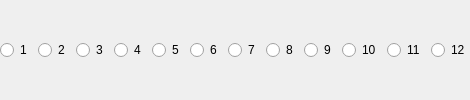
                                 <widget class="QWidget" name="flvTracks">
                                  <layout class="QHBoxLayout" name="horizontalLayout_8">
                                   <property name="leftMargin">
                                    <number>0</number>
                                   </property>
                                   <property name="topMargin">
                                    <number>0</number>
                                   </property>
                                   <property name="rightMargin">
                                    <number>0</number>
                                   </property>
                                   <property name="bottomMargin">
                                    <number>0</number>
                                   </property>
                                   <item>
                                    <widget class="QRadioButton" name="flvTrack1">
                                     <property name="sizePolicy">
                                      <sizepolicy hsizetype="Minimum" vsizetype="Preferred">
                                       <horstretch>0</horstretch>
                                       <verstretch>0</verstretch>
                                      </sizepolicy>
                                     </property>
                                     <property name="text">
                                      <string>1</string>
                                     </property>
                                    </widget>
                                   </item>
                                   <item>
                                    <widget class="QRadioButton" name="flvTrack2">
                                     <property name="sizePolicy">
                                      <sizepolicy hsizetype="Minimum" vsizetype="Preferred">
                                       <horstretch>0</horstretch>
                                       <verstretch>0</verstretch>
                                      </sizepolicy>
                                     </property>
                                     <property name="text">
                                      <string>2</string>
                                     </property>
                                    </widget>
                                   </item>
                                   <item>
                                    <widget class="QRadioButton" name="flvTrack3">
                                     <property name="sizePolicy">
                                      <sizepolicy hsizetype="Minimum" vsizetype="Preferred">
                                       <horstretch>0</horstretch>
                                       <verstretch>0</verstretch>
                                      </sizepolicy>
                                     </property>
                                     <property name="text">
                                      <string>3</string>
                                     </property>
                                    </widget>
                                   </item>
                                   <item>
                                    <widget class="QRadioButton" name="flvTrack4">
                                     <property name="sizePolicy">
                                      <sizepolicy hsizetype="Minimum" vsizetype="Preferred">
                                       <horstretch>0</horstretch>
                                       <verstretch>0</verstretch>
                                      </sizepolicy>
                                     </property>
                                     <property name="text">
                                      <string>4</string>
                                     </property>
                                    </widget>
                                   </item>
                                   <item>
                                    <widget class="QRadioButton" name="flvTrack5">
                                     <property name="sizePolicy">
                                      <sizepolicy hsizetype="Minimum" vsizetype="Preferred">
                                       <horstretch>0</horstretch>
                                       <verstretch>0</verstretch>
                                      </sizepolicy>
                                     </property>
                                     <property name="text">
                                      <string>5</string>
                                     </property>
                                    </widget>
                                   </item>
                                   <item>
                                    <widget class="QRadioButton" name="flvTrack6">
                                     <property name="sizePolicy">
                                      <sizepolicy hsizetype="Minimum" vsizetype="Preferred">
                                       <horstretch>0</horstretch>
                                       <verstretch>0</verstretch>
                                      </sizepolicy>
                                     </property>
                                     <property name="text">
                                      <string>6</string>
                                     </property>
                                    </widget>
                                   </item>
                                   <item>
                                    <widget class="QRadioButton" name="flvTrack7">
                                     <property name="sizePolicy">
                                      <sizepolicy hsizetype="Minimum" vsizetype="Preferred">
                                       <horstretch>0</horstretch>
                                       <verstretch>0</verstretch>
                                      </sizepolicy>
                                     </property>
                                     <property name="text">
                                      <string>7</string>
                                     </property>
                                    </widget>
                                   </item>
                                   <item>
                                    <widget class="QRadioButton" name="flvTrack8">
                                     <property name="sizePolicy">
                                      <sizepolicy hsizetype="Minimum" vsizetype="Preferred">
                                       <horstretch>0</horstretch>
                                       <verstretch>0</verstretch>
                                      </sizepolicy>
                                     </property>
                                     <property name="text">
                                      <string>8</string>
                                     </property>
                                    </widget>
                                   </item>
                                   <item>
                                    <widget class="QRadioButton" name="flvTrack9">
                                     <property name="sizePolicy">
                                      <sizepolicy hsizetype="Minimum" vsizetype="Preferred">
                                       <horstretch>0</horstretch>
                                       <verstretch>0</verstretch>
                                      </sizepolicy>
                                     </property>
                                     <property name="text">
                                      <string>9</string>
                                     </property>
                                    </widget>
                                   </item>
                                   <item>
                                    <widget class="QRadioButton" name="flvTrack10">
                                     <property name="sizePolicy">
                                      <sizepolicy hsizetype="Minimum" vsizetype="Preferred">
                                       <horstretch>0</horstretch>
                                       <verstretch>0</verstretch>
                                      </sizepolicy>
                                     </property>
                                     <property name="text">
                                      <string>10</string>
                                     </property>
                                    </widget>
                                   </item>
                                   <item>
                                    <widget class="QRadioButton" name="flvTrack11">
                                     <property name="sizePolicy">
                                      <sizepolicy hsizetype="Minimum" vsizetype="Preferred">
                                       <horstretch>0</horstretch>
                                       <verstretch>0</verstretch>
                                      </sizepolicy>
                                     </property>
                                     <property name="text">
                                      <string>11</string>
                                     </property>
                                    </widget>
                                   </item>
                                   <item>
                                    <widget class="QRadioButton" name="flvTrack12">
                                     <property name="sizePolicy">
                                      <sizepolicy hsizetype="Minimum" vsizetype="Preferred">
                                       <horstretch>0</horstretch>
                                       <verstretch>0</verstretch>
                                      </sizepolicy>
                                     </property>
                                     <property name="text">
                                      <string>12</string>
                                     </property>
                                    </widget>
                                   </item>
                                  </layout>
                                 </widget>
